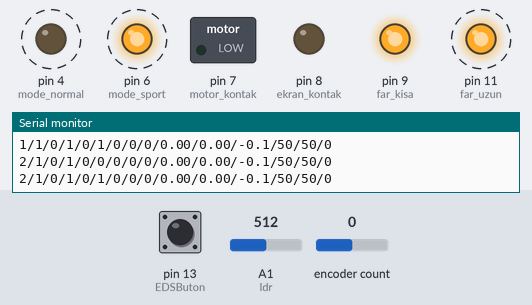
This sketch was run on a simulated Arduino Uno, built with avr-gcc and run on an emulated ATmega328P. Parts: switched loads named in the sketch (green lamp = pin HIGH), output pins drawn as LEDs (lit = HIGH), the last lines printed to the serial monitor. Dashed ring = blinking. The test bench sets the inputs (shaded band); at power-on: A1 (ldr) = 512, pin 13 (EDSButon) LOW, encoder count 0. Pins used as bus, display or sensor lines are not drawn.

Above: at 1.2 s.
1.3 s: A1 (ldr) set to 265
4.3 s: A1 (ldr) set to 243
At 5.64 s:
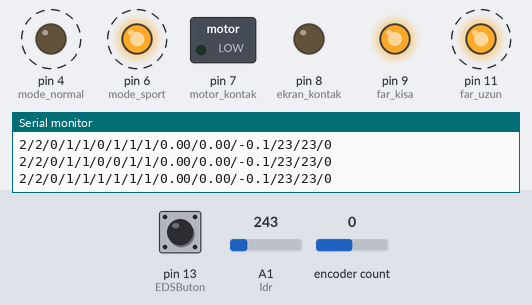
7.3 s: A1 (ldr) set to 170
At 7.53 s:
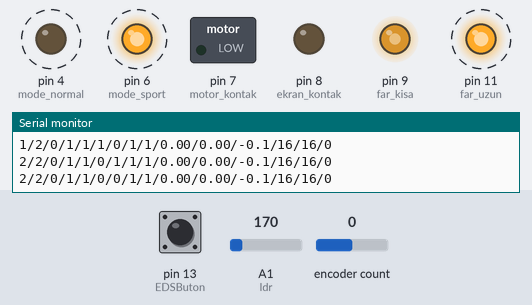
10.3 s: A1 (ldr) set to 122
At 10.69 s:
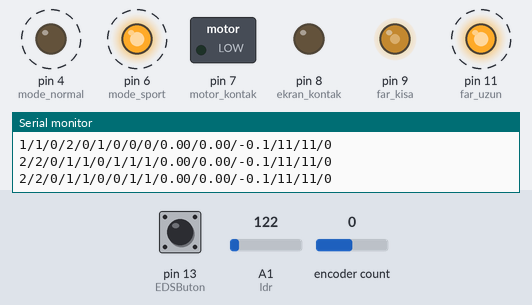
13.3 s: A1 (ldr) set to 0
At 14.28 s:
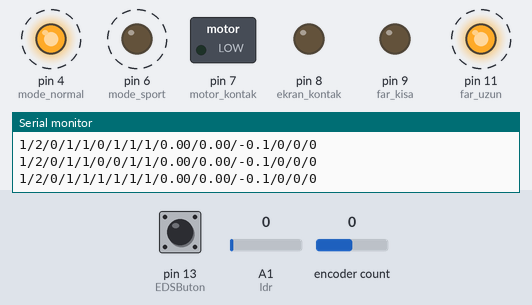
Timing chart, 0 to 17.3 s (numbered marks = the images above; inputs shaded):
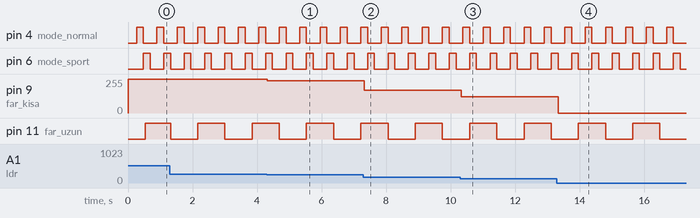

Measured:
- after the input at 4.3 s, pin 9 (far_kisa): 255/255 → 243/255 at once
- after the input at 7.3 s, pin 9 (far_kisa): 243/255 → 170/255 at once
- after the input at 10.3 s, pin 9 (far_kisa): 170/255 → 122/255 at once
- after the input at 13.3 s, pin 9 (far_kisa): 122/255 → 0/255 at once
- by itself, pin 4 (mode_normal), pin 6 (mode_sport): alternates HIGH for 0.21 s and LOW for 0.42 s
- by itself, pin 11 (far_uzun): alternates HIGH for 0.84 s and LOW for 0.84 s

The sketch:

GoToGo_7_5Alpha.ino
```cpp
// Rahman Ve Rahim Olan Allah'ın Adıyla
// GoToGo 7.5 Alpha - Gaz Potansiyometresi Kontrollü EDS (Final)

#include <Wire.h>
#include <Adafruit_PN532.h>
#include <LiquidCrystal_I2C.h>

// --- YENİ EKLENEN KÜTÜPHANELER ---
#include <Encoder.h>
#include <SPI.h>
#include <SD.h>
#include <EEPROM.h>

// --- KAYIT SİSTEMİ AYARLARI ---
#define KAYIT_MODU 1
#define ENCODER_PIN_A 2
#define ENCODER_PIN_B 3
const int CHIP_SELECT_PIN = 10;

#define mainLoopDelay 50
#define NFC_SKIP_CONTROL 1

uint8_t referenceUID[] = { 0x3A, 0x83, 0x5B, 0x06 };

//-------------------------------------------// Pin Tanımlamaları
#define SDA_PIN A4
#define SCL_PIN A5
#define hata_led 0
#define mode_ileri 0
#define mode_geri 0
#define mode_normal 4
#define mode_eco 5
#define mode_sport 6
#define motor_kontak 7
#define ekran_kontak 8
#define buzzer 0
#define far_kisa 9
#define far_uzun 11
#define far_sis 12
#define far_ileri 0
#define far_geri 0
#define far_buton 0
#define far2_ileri 0
#define far2_geri 0
#define far2_buton 0
#define ldr A1
#define pw 0
#define rw 0
#define fren 0
#define solsinsw  0
#define sagsinsw  0
#define dortlusw 0
#define solsin  0
#define sagsin  0
#define stoplambasi 0
#define sinyallambasisw 0
#define sinyallambasi 0
#define fark  625
#define motor1Pin 0
#define motor2Pin 0
#define gazpot A1
#define solmotorgaz 5
#define sagmotorgaz 9
#define EDSButon 13


//-------------------- ENKODER VE KAYIT DEĞİŞKENLERİ ------------
Encoder myEncoder(ENCODER_PIN_A, ENCODER_PIN_B);

const float STEPS_PER_REVOLUTION = 4000.0;
const float DEGREES_PER_STEP = 360.0 / STEPS_PER_REVOLUTION;
const int EEPROM_ADDRESS = 0;
const char* DATA_FILENAME = "ENKODER.TXT";
const long WRITE_INTERVAL = 5000;

long currentSteps = 0;
long lastSavedSteps = 0;
float direksiyonaci = 0.0;
unsigned long lastWriteTime = 0;

//--------------------EDS SİSTEM AYARLARI ------------------------
#define maxdireksiyonaci 180.0
int dengekatsayisi = 20;
const int MIN_GAZ_YUZDESI = 20; // EDS'nin devreye girmesi için min. %20 gaz (Gaz Potansiyometresinden gelen) gerekli.
const int ANALOG_MAX_VALUE = 1023; // Arduino'nun analog okuma maksimum değeri

//--------------------Hız ölçümü Değişkenler----------
volatile unsigned long pulseCount1 = 0;
volatile unsigned long pulseCount2 = 0;
unsigned long lastMeasureTime = 0;
const unsigned long measureInterval = 1000;

const float MOTOR_PPR_1 = 42.0;
const float MOTOR_PPR_2 = 42.0;
const float CIRCUMFERENCE_METER_1 = 2.07;
const float CIRCUMFERENCE_METER_2 = 2.07;
float speed_kmh_1 = 0.0;
float speed_kmh_2 = 0.0;

//-------------------------------------------// Tanımlamalar
Adafruit_PN532 nfc(SDA_PIN, SCL_PIN);

//-------------------------------------------// Değişken Tanımlamaları
int a1 = 0;
unsigned long beklemeBaslangicZamani = 0;
const unsigned long beklemeSuresi = 12000;
static unsigned long sonOkumaZamani3 = 0;
const unsigned long DEBOUNCE_SURE3 = 5000;
static unsigned long sonOkumaZamani = 0;
const unsigned long DEBOUNCE_SURE = 200;
static unsigned long sonOkumaZamani1 = 0;
const unsigned long DEBOUNCE_SURE1 = 400;
static unsigned long sonOkumaZamani2 = 0;
const unsigned long DEBOUNCE_SURE2 = 500;
unsigned long oncekiMillis = 0;
const long aralik = 500;
unsigned long mevcutMillis = 0;

int durum = 0;
int mode = 0;
int far = 1;
int far2 = 0;
bool frenw = 0;
int vites = 1;
bool sinyalsol = 0;
bool sinyalsag =0;
bool dortlu = 0;
bool sinyallambasidata = 0;
int gazseviyesi = 0; // Gaz Potansiyometresinden okunan Analog değer (0-1023)
bool EDS = 0; // Buton ile açma/kapama durumu
int EDS_AKTIF = 0; // YENİ: EDS'nin o an gerçekten aktif olduğunu gösterir (1=Aktif, 0=Pasif)
int solGazYuzdesi = 0;
int sagGazYuzdesi = 0;
int gazYuzdesi = 0; // Gaz Potansiyometresinin yüzdesel değeri


// compareUID fonksiyonu
bool compareUID(uint8_t* uid1, uint8_t uid1Length, uint8_t* uid2, uint8_t uid2Length) {
  if (uid1Length != uid2Length) return false;
  for (uint8_t i = 0; i < uid1Length; i++) {
    if (uid1[i] != uid2[i]) return false;
  }
  return true;
}


// ---- INTERRUPT Fonksiyonları (HIZ ÖLÇÜMÜ İÇİN) ------
void countPulse1() {
  pulseCount1++;
}

void countPulse2() {
  pulseCount2++;
}

// ---- YARDIMCI FONKSİYONLAR (KAYIT İÇİN) ------

long readStepsFromSD() {
  File dataFile = SD.open(DATA_FILENAME, FILE_READ);
  long loadedSteps = 0;

  if (dataFile) {
    String dataString = dataFile.readStringUntil('\n');
    dataFile.close();

    if (dataString.length() > 0) {
      dataString.trim();
      loadedSteps = dataString.toInt();
    }
  } else {
    if (KAYIT_MODU == 2) {
      Serial.println("1205");
    }
  }
  return loadedSteps;
}

void writeStepsToSD(long steps) {
  if (SD.exists(DATA_FILENAME)) {
    SD.remove(DATA_FILENAME);
  }

  File dataFile = SD.open(DATA_FILENAME, FILE_WRITE);
  if (dataFile) {
    dataFile.println(steps);
    dataFile.close();
  }
}

void setup() {
  Serial.begin(115200);
  pinMode(hata_led, OUTPUT);

  //pin Mode Tanımlamaları
    pinMode(mode_ileri, INPUT);
    pinMode(mode_geri, INPUT);
    pinMode(mode_normal, OUTPUT);
    pinMode(mode_eco, OUTPUT);
    pinMode(mode_sport, OUTPUT);
    pinMode(far_ileri, INPUT);
    pinMode(far_geri, INPUT);
    pinMode(far_buton, INPUT);
    pinMode(far_uzun, OUTPUT);
    pinMode(far_kisa, OUTPUT);
    pinMode(pw, INPUT);
    pinMode(rw, INPUT);
    pinMode(fren, INPUT);
    pinMode(dortlusw, INPUT);
    pinMode(solsin, OUTPUT);
    pinMode(sagsin, OUTPUT);
    pinMode(solsinsw, INPUT);
    pinMode(sagsinsw, INPUT);
    pinMode(sinyallambasisw, INPUT);
    pinMode(sinyallambasi, OUTPUT);
    pinMode(motor1Pin, INPUT);
    pinMode(motor2Pin, INPUT);
    pinMode(gazpot, INPUT);
    pinMode(solmotorgaz, OUTPUT);
    pinMode(sagmotorgaz, OUTPUT);
    pinMode(EDSButon, INPUT);
    pinMode(ekran_kontak, OUTPUT);
    pinMode(motor_kontak, OUTPUT);

  // --- ENKODER VE KAYIT SİSTEMİ BAŞLANGICI ---
  if (KAYIT_MODU == 1) {
    EEPROM.get(EEPROM_ADDRESS, currentSteps);
  } else if (KAYIT_MODU == 2) {
    if (!SD.begin(CHIP_SELECT_PIN)) {
      Serial.println("1205");
    } else {
      currentSteps = readStepsFromSD();
    }
  }
  // Enkoderi yüklenen değerle başlat
  myEncoder.write(currentSteps);
  lastSavedSteps = currentSteps;
  direksiyonaci = currentSteps * DEGREES_PER_STEP;
  lastWriteTime = millis();

  // Hız Ölçümü Kesmelerini Bağla (motor1Pin/motor2Pin 0 olarak tanımlı)
  attachInterrupt(digitalPinToInterrupt(motor1Pin), countPulse1, RISING);
  attachInterrupt(digitalPinToInterrupt(motor2Pin), countPulse2, RISING);
  lastMeasureTime = millis();

#if NFC_SKIP_CONTROL == 0
  nfc.begin();
  uint32_t versiondata = nfc.getFirmwareVersion();
  if (!versiondata) {
    Serial.println("1100");
    digitalWrite(hata_led, 1);
    while (1);
  }
  nfc.SAMConfig();
  Serial.println("2200");
#else
  Serial.println("NFC kontrolü devre disi - Test modu");
#endif
}

void loop() {

  // --- ENKODER OKUMA VE AÇI GÜNCELLEME ---
  long newSteps = myEncoder.read();
  if (newSteps != currentSteps) {
    currentSteps = newSteps;
    direksiyonaci = currentSteps * DEGREES_PER_STEP;
  }
  // ---------------------------------------

  unsigned long mevcutMillis = millis();

#if NFC_SKIP_CONTROL == 0
  // NFC Kontrol Kod Bloğu
#else
  // NFC Test Modu
#endif

//---------------------------------------------------------------------------// Mod Değişimleri Atama
if(mevcutMillis - sonOkumaZamani > DEBOUNCE_SURE) {
  if(digitalRead(mode_ileri) == 1) {
    if(!(mode >= 2)) {mode = mode + 1;} else {mode = 0;}
    sonOkumaZamani = mevcutMillis;
  } else if(digitalRead(mode_geri) == 1) {
      if(!(mode <= 0)) {mode = mode - 1;} else {mode = 2;}
      sonOkumaZamani = mevcutMillis;
  }
}
//-------------------------------------------------------------// Mode Değişimleri Pin Tepkimesi
if(mode == 0){
  digitalWrite(mode_eco, 1);
  digitalWrite(mode_normal, 0);
  digitalWrite(mode_sport, 0);
}else if(mode == 1){
  digitalWrite(mode_eco, 0);
  digitalWrite(mode_normal, 1);
  digitalWrite(mode_sport, 0);
}else if(mode == 2){
  digitalWrite(mode_eco, 0);
  digitalWrite(mode_normal, 0);
  digitalWrite(mode_sport, 1);
}
//---------------------------------------------------------------// Drum Pin Tepkimesi
if(durum == 0){
  digitalWrite(ekran_kontak, 0);
  digitalWrite(motor_kontak, 0);
}else if(durum == 1){
  digitalWrite(ekran_kontak, 1);
  digitalWrite(motor_kontak, 1);
}else if(durum == 2){
  digitalWrite(ekran_kontak, 1);
  digitalWrite(motor_kontak, 0);
}
//------------------------------------------------------// Far Değişkeni Atama
if(mevcutMillis - sonOkumaZamani1 > DEBOUNCE_SURE1) {
  if(digitalRead(far_ileri) == 1) {
    if(!(far >= 2)) {far = far + 1;} else {far = 1;}
    sonOkumaZamani1 = mevcutMillis;
  } else if(digitalRead(far_geri) == 1) {
      if(!(far <= 1)) {far = far - 1;} else {far = 2;}
      sonOkumaZamani1 = mevcutMillis;
    }else if(digitalRead(far_buton) == 1){
      far = 0;
      sonOkumaZamani1 = mevcutMillis;
    }
}
//----------------------------------------------------------------------// Far Değişkeni pin Tepkimesi
if(far == 0){
  digitalWrite(far_kisa, 0);
  digitalWrite(stoplambasi, 0);
}else if(far == 1){
  //Far Auto Kısmı
  if(analogRead(ldr) >= fark) {
    digitalWrite(far_kisa, 1);
    digitalWrite(stoplambasi, 1);
  }else {
    digitalWrite(far_kisa, 0);
    digitalWrite(stoplambasi, 0);
  }
}else if(far == 2){
  digitalWrite(far_kisa, 1);
  digitalWrite(stoplambasi, 1);
}
//----------------------------------------------------------------------// Far2 Değişkeni atama
if(mevcutMillis - sonOkumaZamani2 > DEBOUNCE_SURE2) {
  if(digitalRead(far2_ileri) == 1) {
    if(!(far2 >= 2)) {far2 = far2 + 1;} else {far2 = 1;}
    sonOkumaZamani2 = mevcutMillis;
  } else if(digitalRead(far2_geri) == 1) {
      if(!(far2 <= 1)) {far2 = far2 - 1;} else {far2 = 2;}
      sonOkumaZamani2 = mevcutMillis;
    }else if(digitalRead(far2_buton) == 1){
      far2 = 0;
      sonOkumaZamani2 = mevcutMillis;
    }
}
//-------------------------------------------------------------------// Far2 Değişken Tepkimesi
if(far2 == 0){
  digitalWrite(far_uzun, 0);
  digitalWrite(far_sis, 0);
}else if(far2 == 1){
  digitalWrite(far_uzun, 1);
  digitalWrite(far_sis, 0);
}else if(far2 == 2){
  digitalWrite(far_uzun, 0);
  digitalWrite(far_sis, 1);
}
//-------------------------------------------------------------------------// Vites Değişkeni
if (digitalRead(pw) == HIGH) {
    vites = 1;
} else if (digitalRead(rw) == HIGH) {
    vites = 2;
} else {
    vites = 0;
}
//-----------------------------------------------------------------------// Sinyal Fonksiyonu Değişkeni
if(digitalRead(dortlusw) == 1) {
  if (dortlu == 0) { dortlu = 1; } else { dortlu = 0; }
}
if(dortlu == 1){
    if (mevcutMillis - oncekiMillis >= aralik) {
    oncekiMillis = mevcutMillis;
    if (sinyalsag == 0) { sinyalsag = 1; sinyalsol = 1; }
    else { sinyalsol = 0; sinyalsag = 0; }
}}else if(digitalRead(solsinsw) == 1) {
  if (mevcutMillis - oncekiMillis >= aralik) {
    oncekiMillis = mevcutMillis;
    if (sinyalsol == 0) { sinyalsol = 1; }
    else { sinyalsol = 0; }
}}else if(digitalRead(sagsinsw) == 1){
   if (mevcutMillis - oncekiMillis >= aralik) {
    oncekiMillis = mevcutMillis;
    if (sinyalsag == 0) { sinyalsag = 1; }
    else { sinyalsag = 0; }
}}else{
  sinyalsag = 0;
  sinyalsol = 0;
}
//----------------------------------------------------------------------// Sinyal Tepki
if(dortlu == 1) {
  digitalWrite(solsin, 1);
  digitalWrite(sagsin, 1);
}else if(sinyalsag == 1) {
  digitalWrite(sagsin, 1);
  digitalWrite(solsin, 0);
}else if(sinyalsol == 1) {
  digitalWrite(solsin, 1);
  digitalWrite(sagsin, 0);
}else {
  digitalWrite(solsin, 0);
  digitalWrite(sagsin, 1);
}
//-------------------------------------------------------------------// Sinyal Lambası Değişken ataması
if(digitalRead(sinyallambasisw) == 1){
  if(sinyallambasidata == 1){ sinyallambasidata = 0; }
  else if(sinyallambasidata == 0) { sinyallambasidata = 1; }
}
//-------------------------------------------------------------------// Sinyal Lambası Tepki
if(sinyallambasidata == 1){
  digitalWrite(sinyallambasi, 1);
}else if(sinyallambasidata == 0){
  digitalWrite(sinyallambasi, 0);
}
//-------------------------------------------------------------------//Hız Ölçümü
if (mevcutMillis - lastMeasureTime >= measureInterval) {
    noInterrupts();
    unsigned long currentCount1 = pulseCount1;
    unsigned long currentCount2 = pulseCount2;
    pulseCount1 = 0;
    pulseCount2 = 0;
    interrupts();
    float frequency1 = (float)currentCount1;
    float frequency2 = (float)currentCount2;
    speed_kmh_1 = (frequency1 * CIRCUMFERENCE_METER_1 * 3.6) / MOTOR_PPR_1;
    speed_kmh_2 = (frequency2 * CIRCUMFERENCE_METER_2 * 3.6) / MOTOR_PPR_2;
    lastMeasureTime = mevcutMillis;
  }
//------------------------------------------------------------------------------------// POT gaz okuma
gazseviyesi = analogRead(gazpot); // Gaz Potansiyometresi Okuması (0-1023)

// Gaz okumasını yüzdeye çevir (EDS eşiğini kontrol etmek için)
gazYuzdesi = map(gazseviyesi, 0, ANALOG_MAX_VALUE, 0, 100);

//------------------------------------------------------------------------------------// Pot Gaz Yazdırma Elektronik Diferensiyel Sistemi
if(digitalRead(EDSButon) == HIGH) {
  if(EDS == 1){ EDS = 0; }
  else if(EDS == 0){ EDS = 1; }
}

// EDS Sistemi: Minimum Gaz Eşiği Kontrolü
int gazSol = gazseviyesi;
int gazSag = gazseviyesi;
EDS_AKTIF = 0; // Her döngü başında sıfırla

// KRİTİK KONTROL: EDS, sadece buton açık (EDS == 1) VE Gaz Potansiyometresi (gazYuzdesi) eşiğin üstündeyse devreye girer.
if (EDS == 1 && gazYuzdesi >= MIN_GAZ_YUZDESI) {

    EDS_AKTIF = 1; // EDS şu an gerçekten aktif!

    // Gaz Potansiyometresinden gelen değere (gazseviyesi) göre fark hesaplanır
    float oran = abs(direksiyonaci) / maxdireksiyonaci;
    int uygulamaFarki = (int)(oran * dengekatsayisi);

    if(direksiyonaci > 0){ // Sağa dönüş (Sol hızlanır)
        gazSol = gazseviyesi + uygulamaFarki;
        gazSag = gazseviyesi - uygulamaFarki;
    }else if(direksiyonaci < 0){ // Sola dönüş (Sağ hızlanır)
        gazSol = gazseviyesi - uygulamaFarki;
        gazSag = gazseviyesi + uygulamaFarki;
    }

    // PWM Değerlerini Sınırla
    gazSol = constrain(gazSol, 0, ANALOG_MAX_VALUE);
    gazSag = constrain(gazSag, 0, ANALOG_MAX_VALUE);
}
// Motorlara giden gaz seviyesi (gazSol ve gazSag), EDS devreye girmezse (yani gaz eşiğin altındaysa)
// doğrudan potansiyometre değeri (gazseviyesi) olarak kalır.

// PWM Çıkışları
analogWrite(solmotorgaz, gazSol);
analogWrite(sagmotorgaz, gazSag);

// Seri Porta yazdırmak için Yüzdeleri hesapla
solGazYuzdesi = map(gazSol, 0, ANALOG_MAX_VALUE, 0, 100);
sagGazYuzdesi = map(gazSag, 0, ANALOG_MAX_VALUE, 0, 100);

//-------------------------------------------------------------------------// Batarya Ve Akım okuma

// --- KAYIT İŞLEMİ (ZAMANLAYICI KONTROLÜ) ---
if (mevcutMillis - lastWriteTime >= WRITE_INTERVAL) {
  if (currentSteps != lastSavedSteps) {

    if (KAYIT_MODU == 1) {
      EEPROM.put(EEPROM_ADDRESS, currentSteps);
    }
    else if (KAYIT_MODU == 2) {
      writeStepsToSD(currentSteps);
    }

    lastWriteTime = mevcutMillis;
    lastSavedSteps = currentSteps;
  }
}
// ------------------------------------------

// --- VERİ PAKETİ ÇIKTISI ---
// YENİ: EDS_AKTIF (0 veya 1) en sona eklendi.
Serial.print(mode);
Serial.print("/");
Serial.print(far);
Serial.print("/");
Serial.print(durum);
Serial.print("/");
Serial.print(far2);
Serial.print("/");
Serial.print(vites);
Serial.print("/");
Serial.print(sinyallambasidata);
Serial.print("/");
Serial.print(dortlu);
Serial.print("/");
Serial.print(sinyalsol);
Serial.print("/");
Serial.print(sinyalsag);
Serial.print("/");
Serial.print(speed_kmh_1);
Serial.print("/");
Serial.print(speed_kmh_2);
Serial.print("/");
Serial.print(direksiyonaci, 1);
Serial.print("/");
Serial.print(solGazYuzdesi);
Serial.print("/");
Serial.print(sagGazYuzdesi);
Serial.print("/");
Serial.println(EDS_AKTIF); // EDS aktif mi? (1=Evet, 0=Hayır)

delay(mainLoopDelay);
  }
```
